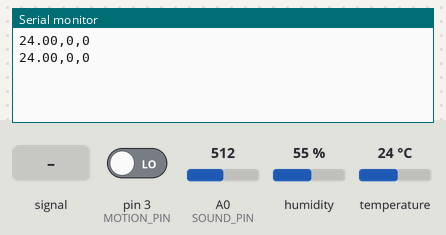
The sketch below on a simulated Arduino Uno, built with avr-gcc and run on an emulated ATmega328P. Shown: the last lines printed to the serial monitor. The inputs (shaded band) are chosen by the test bench; at power-on: temperature 24 °C, A0 (SOUND_PIN) = 512, pin 3 (MOTION_PIN) LOW, humidity 55 %.

Above: at 1.2 s.
1.3 s: A0 (SOUND_PIN) fed a 200 Hz sine of ±81 counts around its level
At 2.6 s:
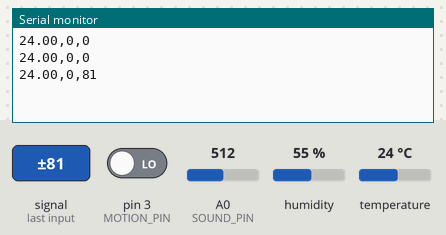
2.8 s: temperature set to 12 °C
At 3.9 s:
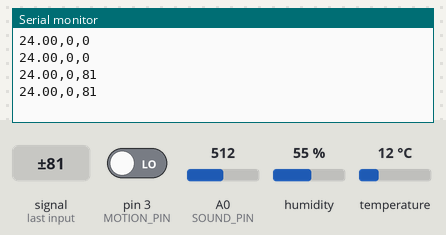
4.3 s: A0 (SOUND_PIN) set to 716
At 5.4 s:
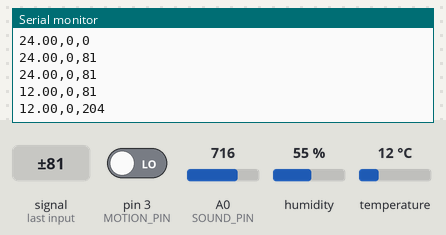
5.8 s: pin 3 (MOTION_PIN) driven HIGH
At 7.2 s:
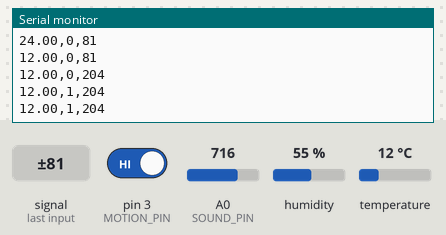
7.3 s: A0 (SOUND_PIN) fed a 1000 Hz sine of ±255 counts around its level
At 8.6 s:
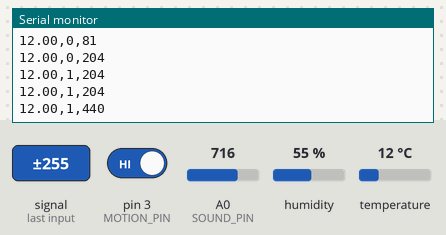
8.8 s: temperature set to 19 °C
At 10.0 s:
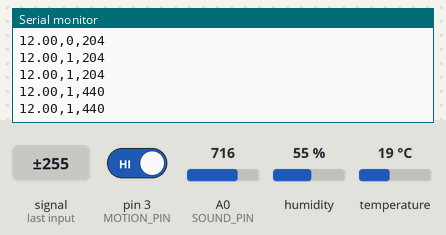
Timing chart, 0 to 11.3 s (numbered marks = the images above; inputs shaded):
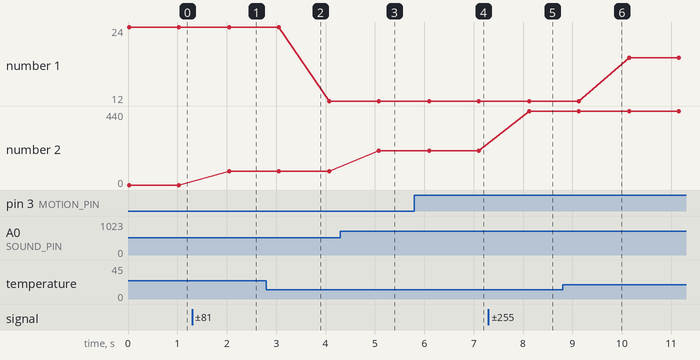

Measured:
- after the input at 1.3 s, the serial monitor: prints a new line after 0.75 s (image 1)
- after the input at 4.3 s, the serial monitor: prints a new line after 0.77 s (image 3)
- after the input at 5.8 s, the serial monitor: prints a new line after 0.30 s (image 4)
- after the input at 7.3 s, the serial monitor: prints a new line after 0.82 s (image 5)
- plotted number 1: 24 → 12 after the input at 2.8 s, 12 → 19 after the input at 8.8 s
- plotted number 2: 0 → 81 after the input at 1.3 s, 81 → 204 after the input at 4.3 s, 204 → 440 after the input at 7.3 s

The sketch:

signal.ino
```cpp
#include <DHT.h>

// --- PINS ---
#define DHTPIN 2       // Temp sensor on Pin 2
#define DHTTYPE DHT11
#define MOTION_PIN 3   // Motion sensor on Pin 3
#define SOUND_PIN A0   // Sound sensor on Analog Pin 0

DHT dht(DHTPIN, DHTTYPE);

// --- SOUND DETECTION VARIABLES ---
volatile int peakSound = 0;        // Highest sound detected since last reset
unsigned long lastResetTime = 0;   // When we last reset the peak
const int RESET_INTERVAL = 1000;   // Reset peak every 1 second

// Threshold for "spike" detection during continuous monitoring
const int SPIKE_THRESHOLD = 100;   // Adjust based on your sensor

void setup() {
  Serial.begin(9600);
  dht.begin();
  pinMode(MOTION_PIN, INPUT);

  // Set up Timer1 interrupt for continuous sound sampling
  // This runs in background even during delays
  cli();  // Disable interrupts during setup

  TCCR1A = 0;
  TCCR1B = 0;
  TCNT1 = 0;

  // Set compare match register for ~1000Hz sampling (every 1ms)
  OCR1A = 249;  // 16MHz / (64 * 250) = 1000Hz

  TCCR1B |= (1 << WGM12);   // CTC mode
  TCCR1B |= (1 << CS11) | (1 << CS10);  // 64 prescaler
  TIMSK1 |= (1 << OCIE1A);  // Enable timer compare interrupt

  sei();  // Enable interrupts
}

// This interrupt runs ~1000 times per second, sampling sound continuously
ISR(TIMER1_COMPA_vect) {
  int sample = analogRead(SOUND_PIN);

  // We care about deviation from center (~512 for 5V reference)
  // Calculate absolute deviation from center
  int deviation = abs(sample - 512);

  // Track the peak deviation since last reset
  if (deviation > peakSound) {
    peakSound = deviation;
  }
}

void loop() {
  // 1. Read temperature and motion
  float t = dht.readTemperature();
  int motion = digitalRead(MOTION_PIN);

  // 2. Get the peak sound level captured by the interrupt
  //    and reset for next cycle
  int sound = peakSound;
  peakSound = 0;  // Reset for next reading

  // 3. Safety check: if temp is invalid, send 0
  if (isnan(t)) t = 0.0;

  // 4. Send Data: "Temp,Motion,Sound"
  Serial.print(t);
  Serial.print(",");
  Serial.print(motion);
  Serial.print(",");
  Serial.println(sound);

  delay(1000);
}
```
